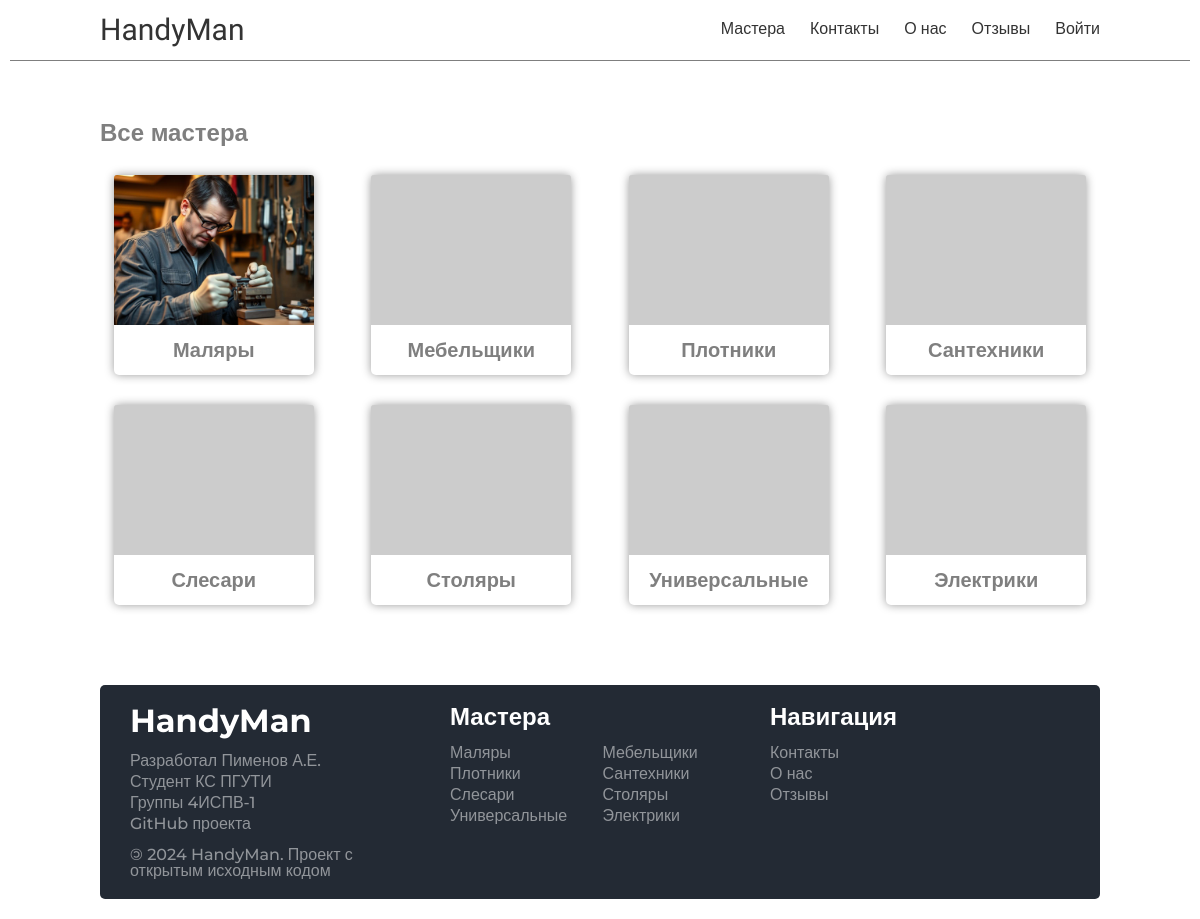
/masters/, run on an earlier commit of the app's database.
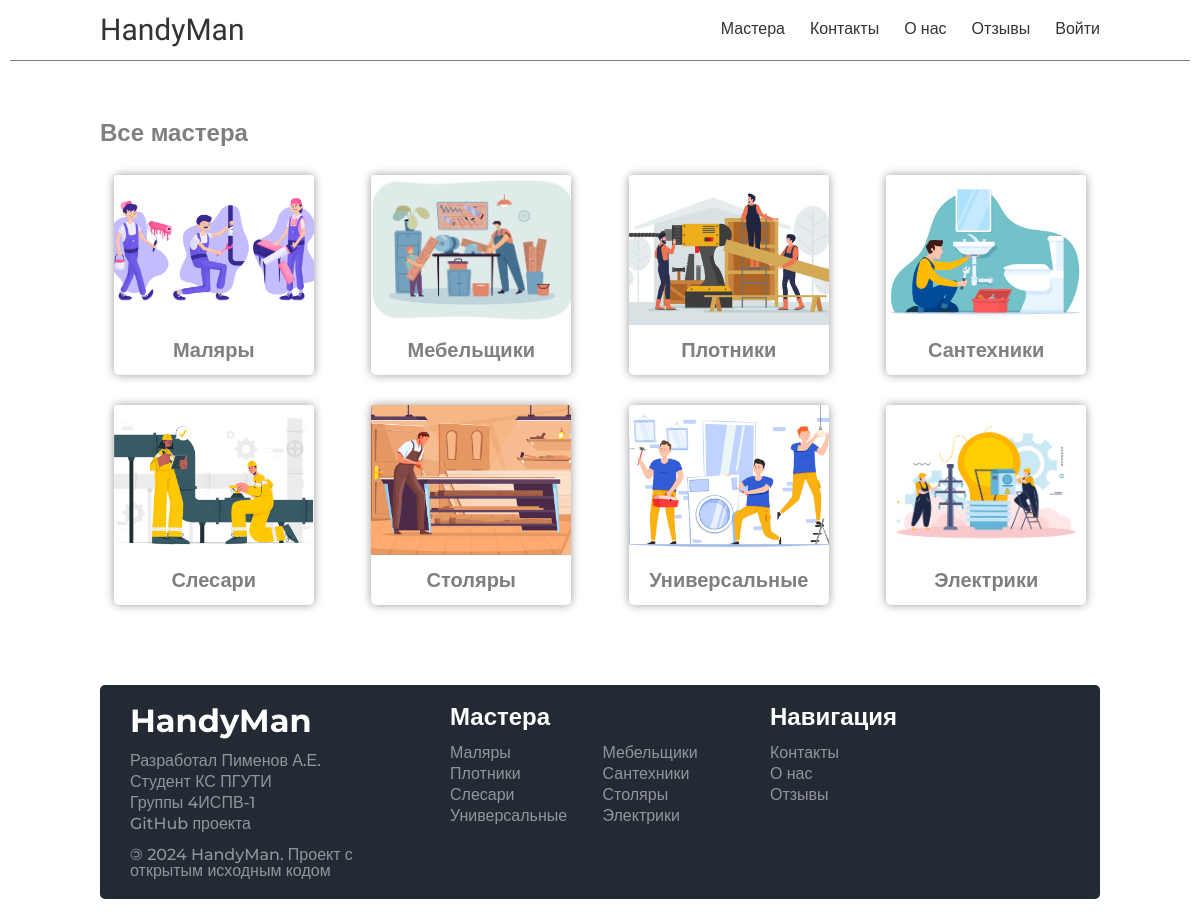
And on a later commit of the database.
### handyman/models.py (models this page shows, shortened)
class Skills(models.Model):
    id = models.UUIDField(primary_key=True, default=uuid.uuid4, editable=False)
    name = models.CharField(max_length=100)
    cat_name = models.CharField(
        max_length=100
    )
    slug = models.CharField(max_length=100, unique=True)
    image = models.ImageField(upload_to='skills/images', blank=True, null=True)
    created_at = models.DateTimeField(auto_now_add=True)
    class Meta:
        ordering = ['cat_name']

### handyman/views.py (the view)
# urls.py: path('masters/', views.masters, name='masters'),
def masters(request):
    skills = Skills.objects.all()
    data = {
        "title": "Мастера",
        "skills": skills,
    }
    return render(request, "handyman/pages/master_pages/masters.html", context=data)

### handyman/templatetags/custom_tags.py (called while the page is built)
@register.simple_tag
def get_all_skills():
    return Skills.objects.all()

### handyman/templates/handyman/pages/master_pages/masters.html
{% extends "base.html" %}
{% block content %}
    {% include "handyman/include/header.html" %}
    <div class="main-container">
        <div class="main">
            <div class="master-block">
                <h2>Все мастера</h2>
                <div class="master-grid">
                    {% for skill in skills %}
                        <div class="card" onClick="document.location.href='{% url 'masters_type' skill.slug %}'">
                            {% if skill.image %}
                                <img src="{{ skill.image.url }}" alt="{{ skill.name }}"/>
                            {% else %}
                                <img src="https://placehold.co/200x150" alt="{{ skill.name }}"/>
                            {% endif %}
                            <div class="text">{{ skill.cat_name }}</div>
                        </div>
                    {% endfor %}
                </div>
            </div>
        </div>
    </div>
    {% include "handyman/include/footer.html" %}
{% endblock content %}

### handyman/templates/base.html (shortened to what this page needs)
{% load static %}
<!DOCTYPE html>
<html lang="ru">
  <head>
    <link rel="stylesheet" href="{% static 'handyman/css/style.css' %}" />
    <link
      rel="stylesheet"
      href="https://cdn.jsdelivr.net/npm/swiper@11/swiper-bundle.min.css"
    />
  </head>
  <body>
    {% block content %} {% endblock %}
  </body>
</html>

### handyman/templates/handyman/include/header.html (shortened to what this page needs)
<div class="header-container">
    <div class="header">
        <div class="header-logo">
            <a href="{% url 'index' %}">HandyMan</a>
        </div>
        <div class="header-menu">
            <a href="{% url 'masters' %}">Мастера</a>
            <a href="{% url 'contacts' %}">Контакты</a>
            <a href="{% url 'about' %}">О нас</a>
            <a href="{% url 'feedbacks' %}">Отзывы</a>
            {% if user.is_authenticated %}
                <a href="{% url 'account' %}">Личный кабинет</a>
            {% else %}
                <a href="{% url 'login' %}">Войти</a>
            {% endif %}
        </div>
    </div>
</div>

### handyman/templates/handyman/include/footer.html
{% load custom_tags %}
<div class="footer-container">
    <div class="footer">
        <div class="footer-block">
            <h2>HandyMan</h2>
            <ul class="mt-20">
                <li>Разработал Пименов А.Е.</li>
                <li>Студент КС ПГУТИ</li>
                <li>Группы 4ИСПВ-1</li>
                <li>
                    <a href="https://github.com/binido/Course-work">GitHub проекта</a>
                </li>
                <li>
                    <span>&copy;</span> 2024 HandyMan. Проект с открытым исходным кодом
                </li>
            </ul>
        </div>
        <div class="footer-block">
            <h3>Мастера</h3>
            <ul class="grid-ul">
                {% get_all_skills as skills %}
                {% for skill in skills %}
                    <li><a href="{% url 'masters_type' skill.slug %}">{{ skill.cat_name }}</a></li>
                {% empty %}
                    <li>Нет доступных мастеров</li>
                {% endfor %}
            </ul>
        </div>
        <div class="footer-block">
            <h3>Навигация</h3>
            <ul>
                <li><a href="{% url 'contacts' %}">Контакты</a></li>
                <li><a href="{% url 'about' %}">О нас</a></li>
                <li><a href="{% url 'feedbacks' %}">Отзывы</a></li>
            </ul>
        </div>
    </div>
</div>

What changed in the data, as far as the page shows it:
changed Skills "Маляры": image: a different picture
changed Skills "Мебельщики": image: picture added
changed Skills "Плотники": image: picture added
changed Skills "Сантехники": image: picture added
changed Skills "Слесари": image: picture added
changed Skills "Столяры": image: picture added
changed Skills "Универсальные": image: picture added
changed Skills "Электрики": image: picture added
